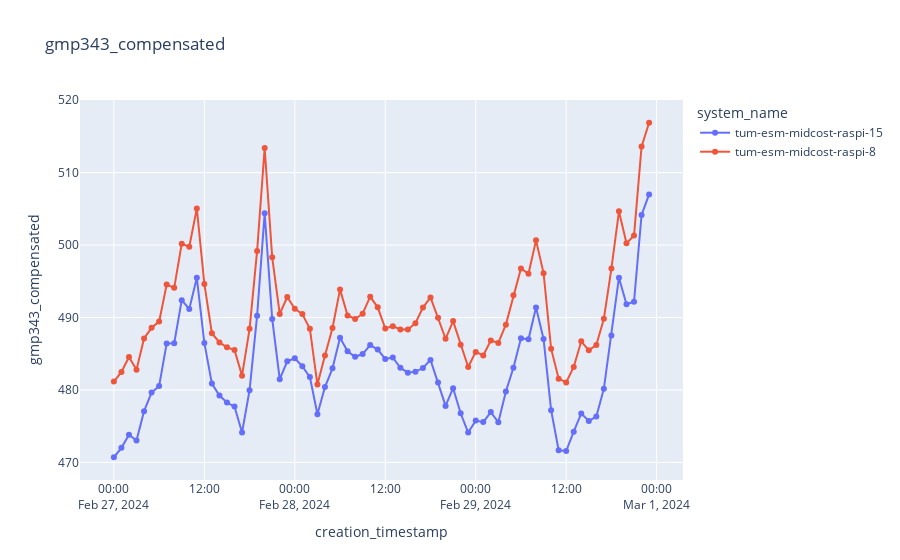

Notebook code for this chart:
### Code cell
plot_sensor_measurement(df,sensor_id,col_name="gmp343_compensated",filter=filter)
